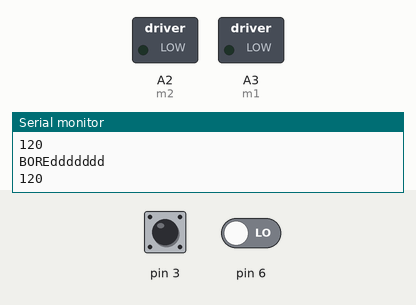
The sketch below on a simulated Arduino Uno, built with avr-gcc and run on an emulated ATmega328P. On the bench: switched loads named in the sketch (green lamp = pin HIGH), the last lines printed to the serial monitor. The inputs (shaded band) are chosen by the test bench; at power-on: pin 3 LOW, pin 6 LOW.

Above: at 1.2 s.
1.3 s: pin 3 driven HIGH
4.3 s: pin 3 driven LOW
7.3 s: pin 3 driven HIGH
At 8.1 s:
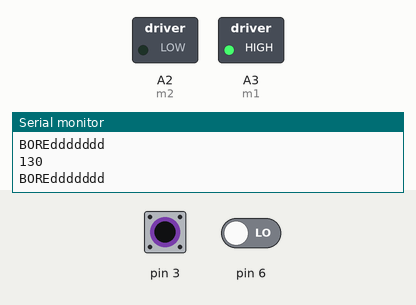
8.8 s: pin 3 pulsed LOW 2 times (0.12 s each, 0.3 s apart)
12.4 s: pin 3 pulsed LOW 2 times (0.12 s each, 0.3 s apart)
Timing chart, 0 to 15.4 s (numbered marks = the images above; inputs shaded):
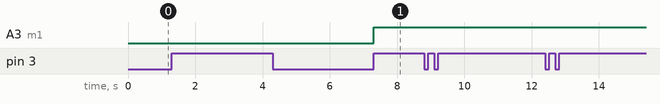

The sketch:

Mixino.ino
```cpp
#define m2 A2
#define m1 A3
int motorSpeed=120;
bool bstates=false;
void setup() {
  pinMode(m1,OUTPUT);
  pinMode(m2,OUTPUT);
  Serial.begin(9600);
}
void Motor(int a,int b){
  analogWrite(m1,a);
  analogWrite(m2,b);
}
void loop() {
  int buttonU=digitalRead(3);
  int buttonD=digitalRead(6);
  Serial.println(motorSpeed);
  if(buttonU and !bstates){
    motorSpeed+=5;
    bstates=true;
  }else if(buttonD and !bstates){
    motorSpeed-=5;
    bstates=true;
  }else if((!buttonU and !buttonD) and bstates){
    bstates=false;
  }else{
    Serial.println("BOREddddddd");
  }if(motorSpeed<120){
    motorSpeed=120;
  }if(motorSpeed>255){
    motorSpeed=255;
  }Motor(motorSpeed,0);
}
```

Measured:
- after the input at 7.3 s, A3 (m1): LOW → HIGH at once
